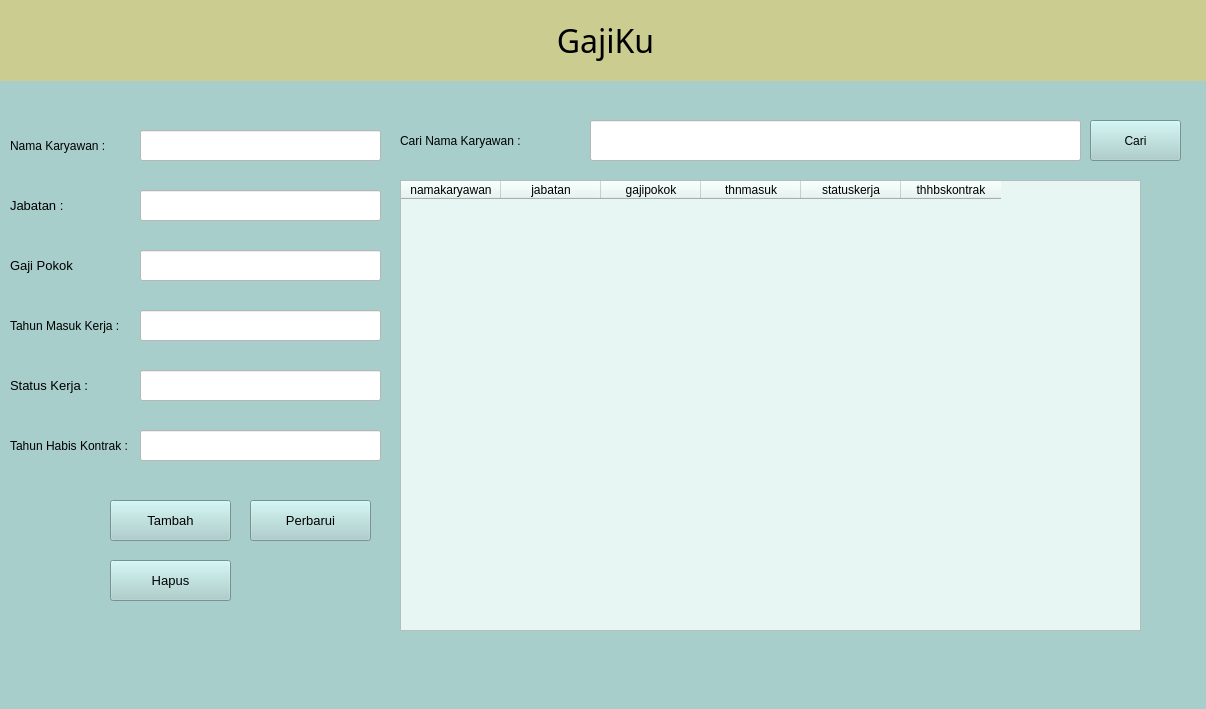
<?xml version="1.0" encoding="UTF-8"?>
<ui version="4.0">
 <class>MainWindow</class>
 <widget class="QMainWindow" name="MainWindow">
  <property name="geometry">
   <rect>
    <x>0</x>
    <y>0</y>
    <width>1206</width>
    <height>709</height>
   </rect>
  </property>
  <property name="font">
   <font>
    <pointsize>11</pointsize>
   </font>
  </property>
  <property name="cursor">
   <cursorShape>PointingHandCursor</cursorShape>
  </property>
  <property name="windowTitle">
   <string>MainWindow</string>
  </property>
  <property name="styleSheet">
   <string notr="true">*{
background:#A7CECB;
}</string>
  </property>
  <widget class="QWidget" name="centralwidget">
   <widget class="QLabel" name="label">
    <property name="geometry">
     <rect>
      <x>0</x>
      <y>0</y>
      <width>1211</width>
      <height>81</height>
     </rect>
    </property>
    <property name="font">
     <font>
      <family>Sitka</family>
      <pointsize>24</pointsize>
      <weight>50</weight>
      <italic>false</italic>
      <bold>false</bold>
     </font>
    </property>
    <property name="styleSheet">
     <string notr="true">background-color:#CACC90;</string>
    </property>
    <property name="text">
     <string>GajiKu</string>
    </property>
    <property name="alignment">
     <set>Qt::AlignCenter</set>
    </property>
   </widget>
   <widget class="QLabel" name="label_2">
    <property name="geometry">
     <rect>
      <x>10</x>
      <y>130</y>
      <width>101</width>
      <height>31</height>
     </rect>
    </property>
    <property name="font">
     <font>
      <pointsize>9</pointsize>
     </font>
    </property>
    <property name="text">
     <string>Nama Karyawan :</string>
    </property>
   </widget>
   <widget class="QLineEdit" name="EditNama">
    <property name="geometry">
     <rect>
      <x>140</x>
      <y>130</y>
      <width>241</width>
      <height>31</height>
     </rect>
    </property>
    <property name="font">
     <font>
      <pointsize>11</pointsize>
     </font>
    </property>
    <property name="styleSheet">
     <string notr="true">background-color: rgb(255, 255, 255);</string>
    </property>
   </widget>
   <widget class="QLineEdit" name="EditGajiPokok">
    <property name="geometry">
     <rect>
      <x>140</x>
      <y>250</y>
      <width>241</width>
      <height>31</height>
     </rect>
    </property>
    <property name="font">
     <font>
      <pointsize>11</pointsize>
     </font>
    </property>
    <property name="styleSheet">
     <string notr="true">background-color: rgb(255, 255, 255);</string>
    </property>
   </widget>
   <widget class="QLabel" name="label_3">
    <property name="geometry">
     <rect>
      <x>10</x>
      <y>190</y>
      <width>101</width>
      <height>31</height>
     </rect>
    </property>
    <property name="font">
     <font>
      <pointsize>10</pointsize>
     </font>
    </property>
    <property name="text">
     <string>Jabatan :</string>
    </property>
   </widget>
   <widget class="QLabel" name="label_4">
    <property name="geometry">
     <rect>
      <x>10</x>
      <y>250</y>
      <width>101</width>
      <height>31</height>
     </rect>
    </property>
    <property name="font">
     <font>
      <pointsize>10</pointsize>
     </font>
    </property>
    <property name="text">
     <string>Gaji Pokok</string>
    </property>
   </widget>
   <widget class="QLabel" name="label_5">
    <property name="geometry">
     <rect>
      <x>10</x>
      <y>310</y>
      <width>121</width>
      <height>31</height>
     </rect>
    </property>
    <property name="font">
     <font>
      <pointsize>9</pointsize>
     </font>
    </property>
    <property name="text">
     <string>Tahun Masuk Kerja :</string>
    </property>
   </widget>
   <widget class="QLabel" name="label_6">
    <property name="geometry">
     <rect>
      <x>10</x>
      <y>430</y>
      <width>131</width>
      <height>31</height>
     </rect>
    </property>
    <property name="font">
     <font>
      <pointsize>9</pointsize>
     </font>
    </property>
    <property name="text">
     <string>Tahun Habis Kontrak :</string>
    </property>
   </widget>
   <widget class="QLabel" name="label_7">
    <property name="geometry">
     <rect>
      <x>10</x>
      <y>370</y>
      <width>101</width>
      <height>31</height>
     </rect>
    </property>
    <property name="font">
     <font>
      <pointsize>10</pointsize>
     </font>
    </property>
    <property name="text">
     <string>Status Kerja :</string>
    </property>
   </widget>
   <widget class="QPushButton" name="Btntambah">
    <property name="geometry">
     <rect>
      <x>110</x>
      <y>500</y>
      <width>121</width>
      <height>41</height>
     </rect>
    </property>
    <property name="font">
     <font>
      <pointsize>10</pointsize>
     </font>
    </property>
    <property name="cursor">
     <cursorShape>PointingHandCursor</cursorShape>
    </property>
    <property name="text">
     <string>Tambah</string>
    </property>
    <property name="icon">
     <iconset>
      <normaloff>C:/Users/Yusa8/Downloads/ICONS/add.png</normaloff>C:/Users/Yusa8/Downloads/ICONS/add.png</iconset>
    </property>
   </widget>
   <widget class="QTableWidget" name="tabelgaji">
    <property name="geometry">
     <rect>
      <x>400</x>
      <y>180</y>
      <width>741</width>
      <height>451</height>
     </rect>
    </property>
    <property name="font">
     <font>
      <pointsize>10</pointsize>
     </font>
    </property>
    <property name="cursor" stdset="0">
     <cursorShape>ArrowCursor</cursorShape>
    </property>
    <property name="styleSheet">
     <string notr="true">background:#E7F6F2</string>
    </property>
    <property name="selectionMode">
     <enum>QAbstractItemView::SingleSelection</enum>
    </property>
    <property name="selectionBehavior">
     <enum>QAbstractItemView::SelectRows</enum>
    </property>
    <column>
     <property name="text">
      <string>namakaryawan</string>
     </property>
    </column>
    <column>
     <property name="text">
      <string>jabatan</string>
     </property>
    </column>
    <column>
     <property name="text">
      <string>gajipokok</string>
     </property>
    </column>
    <column>
     <property name="text">
      <string>thnmasuk</string>
     </property>
    </column>
    <column>
     <property name="text">
      <string>statuskerja</string>
     </property>
    </column>
    <column>
     <property name="text">
      <string>thhbskontrak</string>
     </property>
    </column>
   </widget>
   <widget class="QPushButton" name="Btnperbarui">
    <property name="geometry">
     <rect>
      <x>250</x>
      <y>500</y>
      <width>121</width>
      <height>41</height>
     </rect>
    </property>
    <property name="font">
     <font>
      <pointsize>10</pointsize>
     </font>
    </property>
    <property name="cursor">
     <cursorShape>PointingHandCursor</cursorShape>
    </property>
    <property name="text">
     <string>Perbarui</string>
    </property>
    <property name="icon">
     <iconset>
      <normaloff>C:/Users/Yusa8/Downloads/ICONS/update.png</normaloff>C:/Users/Yusa8/Downloads/ICONS/update.png</iconset>
    </property>
   </widget>
   <widget class="QPushButton" name="Btnhapus">
    <property name="geometry">
     <rect>
      <x>110</x>
      <y>560</y>
      <width>121</width>
      <height>41</height>
     </rect>
    </property>
    <property name="font">
     <font>
      <pointsize>10</pointsize>
     </font>
    </property>
    <property name="cursor">
     <cursorShape>PointingHandCursor</cursorShape>
    </property>
    <property name="text">
     <string>Hapus</string>
    </property>
    <property name="icon">
     <iconset>
      <normaloff>C:/Users/Yusa8/Downloads/ICONS/delete.png</normaloff>C:/Users/Yusa8/Downloads/ICONS/delete.png</iconset>
    </property>
   </widget>
   <widget class="QLabel" name="label_9">
    <property name="geometry">
     <rect>
      <x>400</x>
      <y>120</y>
      <width>181</width>
      <height>41</height>
     </rect>
    </property>
    <property name="text">
     <string>Cari Nama Karyawan :</string>
    </property>
   </widget>
   <widget class="QLineEdit" name="carinamakaryawan">
    <property name="geometry">
     <rect>
      <x>590</x>
      <y>120</y>
      <width>491</width>
      <height>41</height>
     </rect>
    </property>
    <property name="styleSheet">
     <string notr="true">background-color: rgb(255, 255, 255);</string>
    </property>
   </widget>
   <widget class="QPushButton" name="Btncari">
    <property name="geometry">
     <rect>
      <x>1090</x>
      <y>120</y>
      <width>91</width>
      <height>41</height>
     </rect>
    </property>
    <property name="cursor">
     <cursorShape>PointingHandCursor</cursorShape>
    </property>
    <property name="autoFillBackground">
     <bool>false</bool>
    </property>
    <property name="text">
     <string>Cari</string>
    </property>
    <property name="icon">
     <iconset>
      <normaloff>C:/Users/Yusa8/Downloads/ICONS/search.png</normaloff>C:/Users/Yusa8/Downloads/ICONS/search.png</iconset>
    </property>
   </widget>
   <widget class="QLineEdit" name="EditTahunMasuk">
    <property name="geometry">
     <rect>
      <x>140</x>
      <y>310</y>
      <width>241</width>
      <height>31</height>
     </rect>
    </property>
    <property name="font">
     <font>
      <pointsize>11</pointsize>
     </font>
    </property>
    <property name="styleSheet">
     <string notr="true">background-color: rgb(255, 255, 255);</string>
    </property>
   </widget>
   <widget class="QLineEdit" name="EditJabatan">
    <property name="geometry">
     <rect>
      <x>140</x>
      <y>190</y>
      <width>241</width>
      <height>31</height>
     </rect>
    </property>
    <property name="font">
     <font>
      <pointsize>11</pointsize>
     </font>
    </property>
    <property name="styleSheet">
     <string notr="true">background-color: rgb(255, 255, 255);</string>
    </property>
   </widget>
   <widget class="QLineEdit" name="EditStatusKerja">
    <property name="geometry">
     <rect>
      <x>140</x>
      <y>370</y>
      <width>241</width>
      <height>31</height>
     </rect>
    </property>
    <property name="font">
     <font>
      <pointsize>11</pointsize>
     </font>
    </property>
    <property name="styleSheet">
     <string notr="true">background-color: rgb(255, 255, 255);</string>
    </property>
   </widget>
   <widget class="QLineEdit" name="TahunhabisKontrak">
    <property name="geometry">
     <rect>
      <x>140</x>
      <y>430</y>
      <width>241</width>
      <height>31</height>
     </rect>
    </property>
    <property name="font">
     <font>
      <pointsize>11</pointsize>
     </font>
    </property>
    <property name="styleSheet">
     <string notr="true">background-color: rgb(255, 255, 255);</string>
    </property>
   </widget>
  </widget>
 </widget>
 <resources/>
 <connections/>
</ui>
